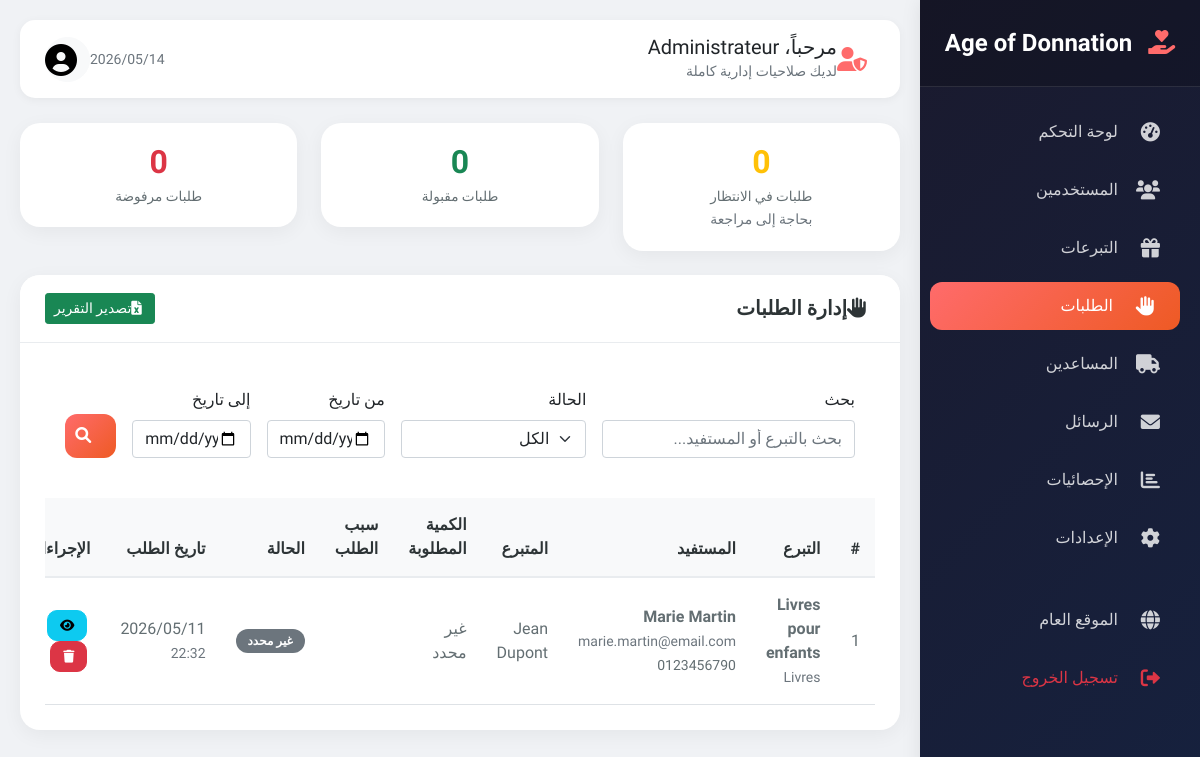
/admin/demandes.php (signed in), run on the app's committed database.
### tables this page shows
CREATE TABLE `demandes` (
  `id` INT(11) NOT NULL AUTO_INCREMENT,
  `beneficiaire_id` INT(11) NOT NULL,
  `don_id` INT(11) NOT NULL,
  `message_demande` TEXT DEFAULT NULL,
  `statut` ENUM('en_attente','acceptee','refusee','annulee') DEFAULT 'en_attente',
  `created_at` TIMESTAMP NOT NULL DEFAULT CURRENT_TIMESTAMP,
  PRIMARY KEY (`id`),
  KEY `beneficiaire_id` (`beneficiaire_id`),
  KEY `don_id` (`don_id`),
  CONSTRAINT `demandes_ibfk_1`
    FOREIGN KEY (`beneficiaire_id`) REFERENCES `users` (`id`)
    ON DELETE CASCADE,
  CONSTRAINT `demandes_ibfk_2`
    FOREIGN KEY (`don_id`) REFERENCES `dons` (`id`)
    ON DELETE CASCADE
);

CREATE TABLE `dons` (
  `id` INT(11) NOT NULL AUTO_INCREMENT,
  `donateur_id` INT(11) NOT NULL,
  `titre` VARCHAR(255) NOT NULL,
  `description` TEXT NOT NULL,
  `photo_principale` VARCHAR(255) DEFAULT NULL,
  `categorie` ENUM('vetements','nourriture','meubles','livres','electromenager','divers') NOT NULL,
  `etat` ENUM('neuf','bon_etat','usage') NOT NULL,
  `adresse_retrait` TEXT DEFAULT NULL,
  `ville` VARCHAR(100) DEFAULT NULL,
  `livraison_option` ENUM('none','fifty','full') DEFAULT 'none',
  `statut` ENUM('disponible','reserve','donne','expire') DEFAULT 'disponible',
  `is_deleted` TINYINT(1) DEFAULT 0,
  `deleted_at` TIMESTAMP NULL DEFAULT NULL,
  `created_at` TIMESTAMP NOT NULL DEFAULT CURRENT_TIMESTAMP,
  `updated_at` TIMESTAMP NOT NULL DEFAULT CURRENT_TIMESTAMP ON UPDATE CURRENT_TIMESTAMP,
  PRIMARY KEY (`id`),
  KEY `donateur_id` (`donateur_id`),
  CONSTRAINT `dons_ibfk_1`
    FOREIGN KEY (`donateur_id`) REFERENCES `users` (`id`)
    ON DELETE CASCADE
);

CREATE TABLE `users` (
  `id` INT(11) NOT NULL AUTO_INCREMENT,
  `nom` VARCHAR(100) NOT NULL,
  `email` VARCHAR(255) NOT NULL,
  `password` VARCHAR(255) NOT NULL,
  `type` ENUM('donateur','beneficiaire','livreur','admin') NOT NULL,
  `telephone` VARCHAR(20) DEFAULT NULL,
  `adresse` TEXT DEFAULT NULL,
  `ville` VARCHAR(100) DEFAULT NULL,
  `status` ENUM('active','inactive','pending') DEFAULT 'active',
  `reset_token` VARCHAR(100) DEFAULT NULL,
  `reset_expires` DATETIME DEFAULT NULL,
  `created_at` TIMESTAMP NOT NULL DEFAULT CURRENT_TIMESTAMP,
  `updated_at` TIMESTAMP NOT NULL DEFAULT CURRENT_TIMESTAMP ON UPDATE CURRENT_TIMESTAMP,
  PRIMARY KEY (`id`),
  UNIQUE KEY `email` (`email`)
);

### admin/demandes.php (the view, shortened to what this page needs)
<?php
require_once 'includes/admin_header.php';
$page = isset($_GET['page']) ? (int)$_GET['page'] : 1;
$limit = 15;
$offset = ($page - 1) * $limit;
$search = $_GET['search'] ?? '';
$date_from = $_GET['date_from'] ?? '';
$date_to = $_GET['date_to'] ?? '';
$where_conditions = ["1=1"];
$where_clause = "WHERE " . implode(" AND ", $where_conditions);
$query = "SELECT de.*, d.titre as don_titre, d.categorie as don_categorie,
          u.nom as beneficiaire_nom, u.email as beneficiaire_email, u.telephone as beneficiaire_telephone,
          donateur.nom as donateur_nom
          FROM demandes de
          INNER JOIN dons d ON de.don_id = d.id
          INNER JOIN users u ON de.beneficiaire_id = u.id
          INNER JOIN users donateur ON d.donateur_id = donateur.id
          $where_clause
          ORDER BY
            CASE WHEN de.statut = 'en_attente' THEN 1 ELSE 2 END,
            de.created_at DESC
          LIMIT :limit OFFSET :offset";
$stmt = $db->prepare($query);
$stmt->bindValue(':limit', $limit, PDO::PARAM_INT);
$stmt->bindValue(':offset', $offset, PDO::PARAM_INT);
$stmt->execute();
$demandes = $stmt->fetchAll(PDO::FETCH_ASSOC);
$stats_query = "SELECT
    SUM(CASE WHEN statut = 'en_attente' THEN 1 ELSE 0 END) as en_attente,
    SUM(CASE WHEN statut = 'accepté' THEN 1 ELSE 0 END) as acceptes,
    SUM(CASE WHEN statut = 'refusé' THEN 1 ELSE 0 END) as refuses
    FROM demandes";
$stats_stmt = $db->prepare($stats_query);
$stats_stmt->execute();
$request_stats = $stats_stmt->fetch(PDO::FETCH_ASSOC);
?>
<div class="row g-4 mb-4">
    <div class="col-md-4">
        <div class="stat-card text-center">
            <div class="stat-number text-warning"><?php echo $request_stats['en_attente'] ?? 0; ?></div>
            <div class="stat-label">طلبات في الانتظار</div>
            <small class="text-muted">بحاجة إلى مراجعة</small>
        </div>
    </div>
    <div class="col-md-4">
        <div class="stat-card text-center">
            <div class="stat-number text-success"><?php echo $request_stats['acceptes'] ?? 0; ?></div>
            <div class="stat-label">طلبات مقبولة</div>
        </div>
    </div>
    <div class="col-md-4">
        <div class="stat-card text-center">
            <div class="stat-number text-danger"><?php echo $request_stats['refuses'] ?? 0; ?></div>
            <div class="stat-label">طلبات مرفوضة</div>
        </div>
    </div>
</div>
<div class="card">
    <div class="card-header">
        <h5><i class="fas fa-hand-paper me-2"></i>إدارة الطلبات</h5>
        <button class="btn btn-sm btn-success" onclick="exportRequests()">
            <i class="fas fa-file-excel me-1"></i>تصدير التقرير
        </button>
    </div>
    <div class="card-body">
        <div class="filter-section">
            <form method="GET" class="row g-3">
                <div class="col-md-4">
                    <label class="form-label">بحث</label>
                    <input type="text" name="search" class="form-control" placeholder="بحث بالتبرع أو المستفيد..." value="<?php echo htmlspecialchars($search); ?>">
                </div>
                <div class="col-md-3">
                    <label class="form-label">الحالة</label>
                    <select name="status" class="form-select">
                        <option value="">الكل</option>
                    </select>
                </div>
                <div class="col-md-2">
                    <label class="form-label">من تاريخ</label>
                    <input type="date" name="date_from" class="form-control" value="<?php echo $date_from; ?>">
                </div>
                <div class="col-md-2">
                    <label class="form-label">إلى تاريخ</label>
                    <input type="date" name="date_to" class="form-control" value="<?php echo $date_to; ?>">
                </div>
                <div class="col-md-1 d-flex align-items-end">
                    <button type="submit" class="btn btn-primary w-100">
                        <i class="fas fa-search"></i>
                    </button>
                </div>
            </form>
        </div>
        <?php if(empty($demandes)): ?>
            <div class="text-center py-5">
                <i class="fas fa-hand-paper fa-3x text-muted mb-3"></i>
                <h5 class="text-muted">لا توجد طلبات</h5>
            </div>
        <?php else: ?>
            <div class="table-responsive">
                <table class="table table-hover">
                    <thead>
                        <tr>
                            <th>#</th>
                            <th>التبرع</th>
                            <th>المستفيد</th>
                            <th>المتبرع</th>
                            <th>الكمية المطلوبة</th>
                            <th>سبب الطلب</th>
                            <th>الحالة</th>
                            <th>تاريخ الطلب</th>
                            <th>الإجراءات</th>
                        </tr>
                    </thead>
                    <tbody>
                        <?php foreach($demandes as $index => $demande): ?>
                            <tr class="<?php echo $demande['statut'] == 'en_attente' ? 'table-warning' : ''; ?>">
                                <td><?php echo $offset + $index + 1; ?></td>
                                <td>
                                    <strong><?php echo htmlspecialchars($demande['don_titre']); ?></strong>
                                    <br>
                                    <small class="text-muted"><?php echo ucfirst($demande['don_categorie']); ?></small>
                                </td>
                                <td>
                                    <strong><?php echo htmlspecialchars($demande['beneficiaire_nom']); ?></strong>
                                    <br>
                                    <small class="text-muted"><?php echo htmlspecialchars($demande['beneficiaire_email']); ?></small>
                                    <br>
                                    <small><?php echo htmlspecialchars($demande['beneficiaire_telephone'] ?? '—'); ?></small>
                                </td>
                                <td>
                                    <?php echo htmlspecialchars($demande['donateur_nom']); ?>
                                </td>
                                <td>
                                    <?php echo $demande['quantite_demandee'] ?? 'غير محدد'; ?>
                                </td>
                                <td>
                                </td>
                                <td>
                                    <?php
                                    $status_badges = [
                                        'en_attente' => '<span class="badge bg-warning"><i class="fas fa-clock me-1"></i>في الانتظار</span>',
                                        'accepté' => '<span class="badge bg-success"><i class="fas fa-check me-1"></i>مقبول</span>',
                                        'refusé' => '<span class="badge bg-danger"><i class="fas fa-times me-1"></i>مرفوض</span>'
                                    ];
                                    echo $status_badges[$demande['statut']] ?? '<span class="badge bg-secondary">غير محدد</span>';
                                    ?>
                                </td>
                                <td>
                                    <?php echo date('Y/m/d', strtotime($demande['created_at'])); ?>
                                    <br>
                                    <small class="text-muted"><?php echo date('H:i', strtotime($demande['created_at'])); ?></small>
                                </td>
                                <td class="action-buttons">
                                    <button class="btn btn-sm btn-info" onclick="viewRequest(<?php echo $demande['id']; ?>)">
                                        <i class="fas fa-eye"></i>
                                    </button>
                                    <form method="POST" class="d-inline" onsubmit="return confirmAction('هل أنت متأكد من حذف هذا الطلب؟')">
                                        <button type="submit" class="btn btn-sm btn-danger">
                                            <i class="fas fa-trash"></i>
                                        </button>
                                    </form>
                                </td>
                            </tr>
                        <?php endforeach; ?>
                    </tbody>
                </table>
            </div>
        <?php endif; ?>
    </div>
</div>
<?php require_once 'includes/admin_footer.php'; ?>

### admin/includes/admin_header.php (style rules this page uses)
* { font-family: 'Cairo', 'Segoe UI', sans-serif; }
body { background-color: #f0f2f5; }
.stat-card { background: white; border-radius: 20px; padding: 20px; box-shadow: 0 5px 20px rgba(0,0,0,0.05); transition: all 0.3s; border: none; position: relative; overflow: hidden; }
.stat-card::before { content: ''; position: absolute; top: 0; left: 0; right: 0; height: 4px; background: linear-gradient(90deg, var(--primary), var(--secondary)); }
.stat-number { font-size: 2rem; font-weight: 800; color: #2d3436; line-height: 1.2; }
.stat-label { color: #636e72; font-size: 0.85rem; margin-top: 5px; font-weight: 500; }
.card { border: none; border-radius: 20px; box-shadow: 0 5px 20px rgba(0,0,0,0.05); margin-bottom: 25px; background: white; }
.card-header { background: white; border-bottom: 1px solid #e9ecef; padding: 18px 25px; border-radius: 20px 20px 0 0 !important; font-weight: 700; display: flex; justify-content: space-between; align-items: center; }
.card-header h5 { margin: 0; font-weight: 700; color: #2d3436; }
.card-body { padding: 25px; }
.btn-primary { background: linear-gradient(135deg, #ff6b6b, #ee5a24); border: none; padding: 10px 25px; border-radius: 12px; font-weight: 600; transition: all 0.3s; }
.badge { padding: 6px 12px; border-radius: 25px; font-size: 0.75rem; font-weight: 600; }
.table { margin-bottom: 0; }
.table thead th { background: #f8f9fa; border-bottom: 2px solid #e9ecef; color: #2d3436; font-weight: 700; padding: 15px; }
.table tbody td { padding: 15px; vertical-align: middle; color: #636e72; }
.action-buttons .btn { margin: 0 3px; padding: 5px 12px; font-size: 0.8rem; border-radius: 10px; }
.filter-section { background: white; border-radius: 15px; padding: 20px; margin-bottom: 20px; }

### data on the page
demandes: index "1", don.titre "Livres pour enfants", don.categorie "Livres", beneficiaire.nom "Marie Martin", beneficiaire.email "marie.martin@email.com", beneficiaire.telephone "0123456790", users.nom "Jean Dupont", quantite_demandee "غير محدد", statut "غير محدد", created_at "2026/05/11", created_at "22:32"

### other printed values
$_SESSION['user_nom'] "Administrateur"
$request_stats['en_attente'] "0"
$request_stats['acceptes'] "0"
$request_stats['refuses'] "0"
